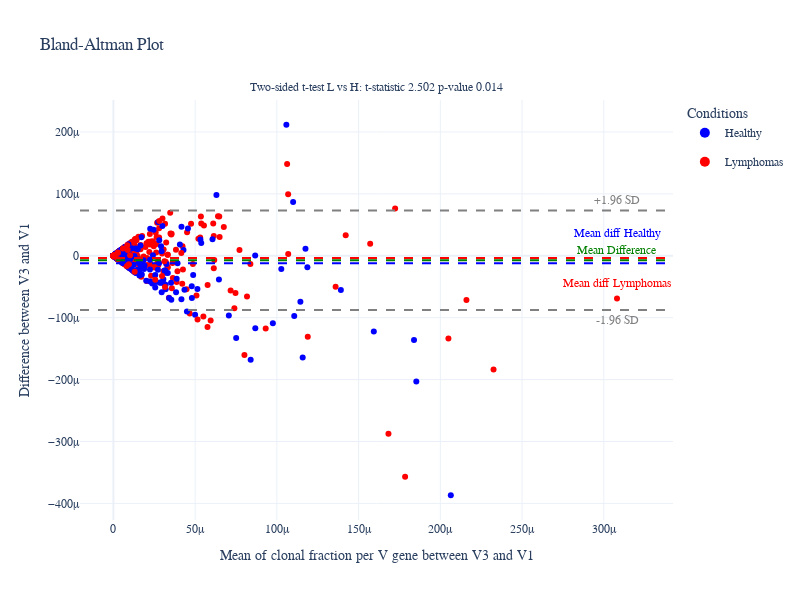

Notebook code cell kept with this figure:
### Code cell
def bland_altman_plot(data1, data2, v_call, condition, mean_healthy, mean_lymphomas,
                      annotation_text, color_mapping, plot_size=(800, 600)):
    
    data1     = np.asarray(data1)
    data2     = np.asarray(data2)
    mean      = np.mean([data1, data2], axis=0)
    diff      = data1 - data2                   # Difference between data1 and data2
    md        = np.mean(diff)                   # Mean of the difference
    sd        = np.std(diff, axis=0)            # Standard deviation of the difference

    # Create a scatter plot with Plotly
    fig = go.Figure()

    # Add scatter plot points
    fig.add_trace(go.Scatter(
        x=mean, 
        y=diff,
        mode='markers',
        marker=dict(color=condition, size=6),
        text=v_call,  # This is the hover text
        showlegend=False,
        hovertemplate='V_call: %{text}<br>Mean: %{x}<br>Difference: %{y}<extra></extra>'
    ))

    # Add horizontal lines for mean and 1.96*SD
    fig.add_hline(y=md, line=dict(color='green', dash='dash'), name='Mean Difference')
    fig.add_hline(y=mean_healthy, line=dict(color='blue', dash='dash'), name='Mean diff Healthy')
    fig.add_hline(y=mean_lymphomas, line=dict(color='red', dash='dash'), name='Mean diff Lymphomas')
    fig.add_hline(y=md + 1.96*sd, line=dict(color='gray', dash='dash'), name='+1.96 SD')
    fig.add_hline(y=md - 1.96*sd, line=dict(color='gray', dash='dash'), name='-1.96 SD')
    
    # Annotate the horizontal lines
    fig.add_annotation(x=mean.max(), y=md, text='Mean Difference', showarrow=False, yshift=10, font=dict(color='green'))
    fig.add_annotation(x=mean.max(), y=mean_healthy, text='Mean diff Healthy', showarrow=False, yshift=30, font=dict(color='blue'))
    fig.add_annotation(x=mean.max(), y=mean_lymphomas, text='Mean diff Lymphomas', showarrow=False, yshift=-25, font=dict(color='red'))
    fig.add_annotation(x=mean.max(), y=md + 1.96*sd, text='+1.96 SD', showarrow=False, yshift=10, font=dict(color='gray'))
    fig.add_annotation(x=mean.max(), y=md - 1.96*sd, text='-1.96 SD', showarrow=False, yshift=-10, font=dict(color='gray'))


    # Update layout
    fig.update_layout(
        font=dict(family=FONT, size=12),
        #paper_bgcolor='rgb(243, 243, 243)',
        #plot_bgcolor='rgb(243, 243, 243)',
        barmode='group',
        title='Bland-Altman Plot',
        width=plot_size[0],
        height=plot_size[1],
        bargap=0.1,
        xaxis_title='Mean of clonal fraction per V gene between V3 and V1',
        yaxis_title='Difference between V3 and V1',
        legend_title="Conditions",
        template="plotly_white"
    )
    # Map condition to colors and add to legend
    for cond in color_mapping.keys():
        fig.add_trace(go.Scatter(
            x=[None], y=[None], 
            mode='markers',
            marker=dict(size=10, color=color_mapping[cond]),
            legendgroup=cond,
            showlegend=True,
            name=cond
        ))

    # add annotation text
    fig.add_annotation(
        x=0.5, y=1.05,
        xref='paper', yref='paper',
        text='Two-sided t-test L vs H: t-statistic {:.3f} p-value {:.3f}'.format(annotation_text[0], annotation_text[1]),
        showarrow=False,)
    fig.write_image(PLOTSDIR + 'altman.png', scale = 4)
    fig.show()
    
    
    
    
    
condition = gene_usage.query('TIMEPOINTS == "V1"')['CONDITION']
v_call = gene_usage.query('TIMEPOINTS == "V1"')['v_call']

color_mapping = {'Healthy': 'blue', 'Lymphomas': 'red'}
# Replace conditions with colors
condition = condition.map(color_mapping)



#diff = np.array(gene_usage.query('TIMEPOINTS == "V3"')['Normalised_Shannon_entropy']) - np.array(gene_usage.query('TIMEPOINTS == "V1"')['Normalised_Shannon_entropy'])

diff = np.array(gene_usage.query('TIMEPOINTS == "V3"')['cloneFraction']) - np.array(gene_usage.query('TIMEPOINTS == "V1"')['cloneFraction'])

diff = pd.DataFrame(diff, columns=['Difference'])
diff.reset_index(drop=True, inplace=True)
diff['Sample'] = list(gene_usage.query('TIMEPOINTS == "V3"')['sample_id'])
diff['Condition'] = list(gene_usage.query('TIMEPOINTS == "V3"')['CONDITION'])


ttest = ttest_ind(np.array(diff.query('Condition == "Lymphomas"')['Difference']),
                np.array(diff.query('Condition == "Healthy"')['Difference']), equal_var=False, permutations = 1000, alternative = 'two-sided', random_state = 42)
mean_lymphomas = np.mean(np.array(diff.query('Condition == "Lymphomas"')['Difference']), axis=0)
mean_healthy = np.mean(np.array(diff.query('Condition == "Healthy"')['Difference']), axis=0)

bland_altman_plot(      
                        np.array(gene_usage.query('TIMEPOINTS == "V3"')['cloneFraction']),
                        np.array(gene_usage.query('TIMEPOINTS == "V1"')['cloneFraction']),
                        #np.array(gene_usage.query('TIMEPOINTS == "V3"')['Normalised_Shannon_entropy']),
                        #np.array(gene_usage.query('TIMEPOINTS == "V1"')['Normalised_Shannon_entropy']),
                        v_call,
                        condition,
                        mean_healthy,
                        mean_lymphomas,
                        ttest,
                        color_mapping)

### Figure 1 — Plotly figure (JSON) as saved in the notebook; plotly's stock layout.template omitted (floating-point values rounded to 4 significant figures; data arrays with more than 128 entries replaced by an {"elided": "..."} marker saying what was removed)
{"data": [{"hovertemplate": "V_call: %{text}<br>Mean: %{x}<br>Difference: %{y}<extra></extra>", "marker": {"color": {"elided": "630 str values"}, "size": 6}, "mode": "markers", "showlegend": false, "text": {"elided": "630 str values"}, "type": "scatter", "x": {"elided": "630 float values"}, "y": {"elided": "630 float values"}}, {"legendgroup": "Healthy", "marker": {"color": "blue", "size": 10}, "mode": "markers", "name": "Healthy", "showlegend": true, "type": "scatter", "x": [null], "y": [null]}, {"legendgroup": "Lymphomas", "marker": {"color": "red", "size": 10}, "mode": "markers", "name": "Lymphomas", "showlegend": true, "type": "scatter", "x": [null], "y": [null]}], "layout": {"annotations": [{"font": {"color": "green"}, "showarrow": false, "text": "Mean Difference", "x": 0.0003081, "y": -7.244e-06, "yshift": 10}, {"font": {"color": "blue"}, "showarrow": false, "text": "Mean diff Healthy", "x": 0.0003081, "y": -1.201e-05, "yshift": 30}, {"font": {"color": "red"}, "showarrow": false, "text": "Mean diff Lymphomas", "x": 0.0003081, "y": -3.671e-06, "yshift": -25}, {"font": {"color": "gray"}, "showarrow": false, "text": "+1.96 SD", "x": 0.0003081, "y": 7.313e-05, "yshift": 10}, {"font": {"color": "gray"}, "showarrow": false, "text": "-1.96 SD", "x": 0.0003081, "y": -8.762e-05, "yshift": -10}, {"showarrow": false, "text": "Two-sided t-test L vs H: t-statistic 2.502 p-value 0.014", "x": 0.5, "xref": "paper", "y": 1.05, "yref": "paper"}], "bargap": 0.1, "barmode": "group", "font": {"family": "JetBrains Mono", "size": 12}, "height": 600, "legend": {"title": {"text": "Conditions"}}, "shapes": [{"line": {"color": "green", "dash": "dash"}, "name": "Mean Difference", "type": "line", "x0": 0, "x1": 1, "xref": "x domain", "y0": -7.244e-06, "y1": -7.244e-06, "yref": "y"}, {"line": {"color": "blue", "dash": "dash"}, "name": "Mean diff Healthy", "type": "line", "x0": 0, "x1": 1, "xref": "x domain", "y0": -1.201e-05, "y1": -1.201e-05, "yref": "y"}, {"line": {"color": "red", "dash": "dash"}, "name": "Mean diff Lymphomas", "type": "line", "x0": 0, "x1": 1, "xref": "x domain", "y0": -3.671e-06, "y1": -3.671e-06, "yref": "y"}, {"line": {"color": "gray", "dash": "dash"}, "name": "+1.96 SD", "type": "line", "x0": 0, "x1": 1, "xref": "x domain", "y0": 7.313e-05, "y1": 7.313e-05, "yref": "y"}, {"line": {"color": "gray", "dash": "dash"}, "name": "-1.96 SD", "type": "line", "x0": 0, "x1": 1, "xref": "x domain", "y0": -8.762e-05, "y1": -8.762e-05, "yref": "y"}], "title": {"text": "Bland-Altman Plot"}, "width": 800, "xaxis": {"title": {"text": "Mean of clonal fraction per V gene between V3 and V1"}}, "yaxis": {"title": {"text": "Difference between V3 and V1"}}}}
